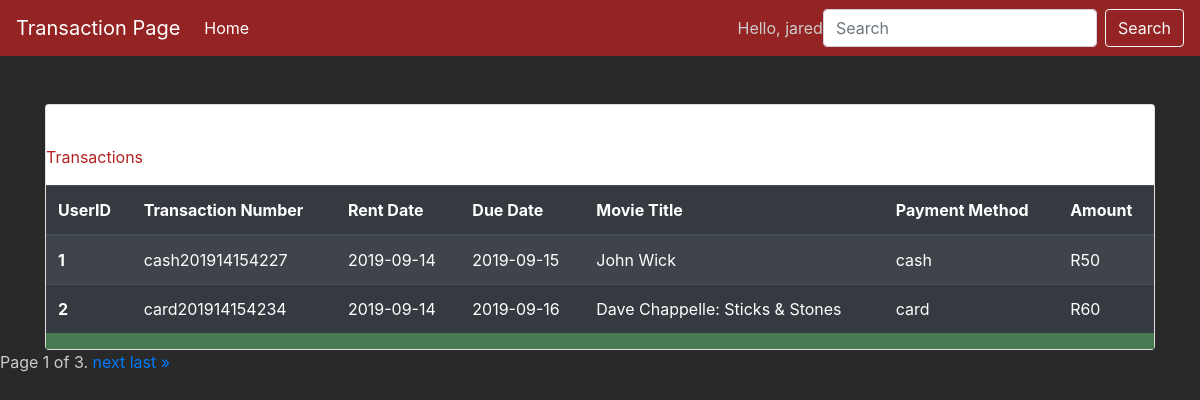
Screenshot of /transactions/ (signed in) with the database file from the repository.
### webapp/models.py (models this page shows)
class Transaction(models.Model):
    users_ID= models.ForeignKey(User,on_delete=models.CASCADE)
    TransactionNumber = models.IntegerField()
    RentDate= models.CharField(max_length=250)
    DueDate = models.CharField(max_length=255)
    MovieTitle = models.CharField(max_length=255)
    Payment_Method= models.CharField(max_length=255)
    Amount = models.IntegerField(default=0)

### webapp/views.py (the view)
# urls.py: path('transactions/', views.transactions, name='transactions'),
@login_required
def transactions(request):
    dvds = DVD.objects.all() #imports dvds from database
    trans = Transaction.objects.all() #imports dvds from database
    users = User.objects.all() #imports dvds from database
    customer = Customer.objects.all() #imports dvds from database
    query = request.GET.get("query")
    if query:
        trans = Transaction.objects.filter(Q(TransactionNumber__icontains=query)) #Search Function according to name
    paginator = Paginator(dvds, 6) # Show 3 dvds per page
    page = request.GET.get('page')
    dvds = paginator.get_page(page)
    form=DocumentForm()
    context_dict = { 'dvds':dvds ,'form': form, 'trans':trans, 'users':users, 'customer':customer}
    return render(request, 'transactions.html',context_dict)

### webapp/form.py
class DocumentForm(forms.ModelForm):
    class Meta:
        model = DVD
        fields = ('Title','year','genre','InStock','Synopsis','BookingPickup' ,'NumOfTimesRented','ImageDVD')

### templates/transactions.html (shortened to what this page needs)
{%load static %}
<!DOCTYPE html>
<html lang="en">
<head>
    <link rel="stylesheet" href="https://stackpath.bootstrapcdn.com/bootstrap/4.3.1/css/bootstrap.min.css">
    <link rel="stylesheet" type="text/css" href="{% static 'transactionstyle.css'%}">
</head>
<body>
    <nav class="navbar navbar-expand-lg navbar-light sticky" style="background-color: rgba(178, 34, 34, 0.781);">
            <a class="navbar-brand" href="#" style="color: white" >Transaction Page</a>
            <div class="collapse navbar-collapse" id="navbarSupportedContent">
              <ul class="navbar-nav mr-auto">
                <li class="nav-item active">
                  <a class="nav-link" href="/" style="color: white">Home <span class="sr-only">(current)</span></a>
                </li>
                </ul>
              <form method="GET" action="" class="form-inline my-2 my-lg-0">
                  <a> Hello, {{user.first_name}}</a><br>
                <input class="form-control mr-sm-2" name ='query' type="search" placeholder="Search" aria-label="Search">
                <button class="btn btn-outline-light my-2 my-sm-0" type="submit">Search</button>
              </form>
            </div>
          </nav>
    <a></a><br>
    <div class="container">
            <div class="card" style="table-layout: fixed;">
              <div class="card-body"></div>
                    <p class="" style="font: bold; color:firebrick">Transactions</p>
                      <div class="table-body">
                              <table class="table table-striped table-dark">
                                      <thead>
                                        <tr>
                                          <th scope="col">UserID</th>
                                          <th scope="col">Transaction Number</th>
                                          <th scope="col">Rent Date</th>
                                          <th scope="col">Due Date</th>
                                          <th scope="col">Movie Title</th>
                                          <th scope="col">Payment Method</th>
                                          <th scope="col">Amount</th>
                                        </tr>
                                      </thead>
                                      <tbody>
                                      {% for tran in trans %}
                                        <tr>
                                          <th scope="row">{{tran.id}}</th>
                                          <td>{{tran.TransactionNumber}}</td>
                                          <td>{{tran.RentDate}}</td>
                                          <td>{{tran.DueDate}}</td>
                                          <td>{{tran.MovieTitle}}</td>
                                          <td>{{tran.Payment_Method}}</td>
                                          <td>{{tran.Amount}}</td>
                                        </tr>
                                      {%endfor%}
                                      </tbody>
                                    </table>
                      </div>
              </div>
            </div>
    <div class="pagination">
            <span class="step-links">
                <span class="current">
                    Page {{ dvds.number }} of {{ dvds.paginator.num_pages }}.
                </span>
                {% if dvds.has_next %}
                    <a href="?page={{ dvds.next_page_number }}">next</a>
                    <a href="?page={{ dvds.paginator.num_pages }}">last &raquo;</a>
                {% endif %}
            </span>
        </div>
</body>
</html>

### static/transactionstyle.css (style rules this page uses)
body { padding-top: 80px; background-color: rgb(41, 41, 41); color: #CCC; }
.navbar { z-index: 9999; }
.navbar-brand { color:forestgreen; }
.sticky { position: fixed; top:0; width:100%; }
.table-body { background-color: #487A51; }

### rows the page displays
Transaction: id "1", TransactionNumber "cash201914154227", RentDate "2019-09-14", DueDate "2019-09-15", MovieTitle "John Wick", Payment_Method "cash", Amount "R50"
Transaction: id "2", TransactionNumber "card201914154234", RentDate "2019-09-14", DueDate "2019-09-16", MovieTitle "Dave Chappelle: Sticks & Stones", Payment_Method "card", Amount "R60"

### other values shown
{{ user.first_name }} "jared"
{{ dvds.number }} "1"
{{ dvds.paginator.num_pages }} "3"
